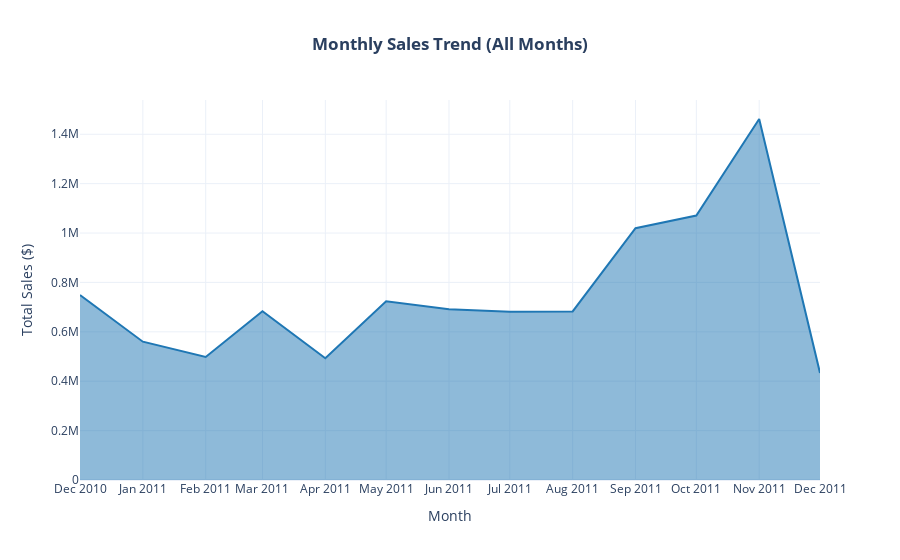

Notebook source saved alongside this figure:
### Code cell
monthly_sales = df.groupby(["Year","Month"])["TotalPrice"].sum()
monthly_sales_df = round(monthly_sales, 2).reset_index()

monthly_sales_df["Date"] = pd.to_datetime(
    monthly_sales_df["Year"].astype(str) + "-" + monthly_sales_df["Month"].astype(str) + "-01"
)
fig = px.area(
    monthly_sales_df,
    x="Date",
    y="TotalPrice",
    title="<b>Monthly Sales Trend (All Months)</b>",
    labels={"TotalPrice": "Total Sales ($)", "Date": "Month"},
    color_discrete_sequence=["#1f77b4"]
)

fig.update_layout(
    title_x=0.5,
    template="plotly_white",
    font=dict(size=12)
)

fig.update_xaxes(
    dtick="M1",         
    tickformat="%b %Y"   
)

fig.show()

### Figure 1 — Plotly figure (JSON) as saved in the notebook; plotly's stock layout.template omitted (floating-point values rounded to 4 significant figures)
{"data": [{"fillpattern": {"shape": ""}, "hovertemplate": "Month=%{x}<br>Total Sales ($)=%{y}<extra></extra>", "legendgroup": "", "line": {"color": "#1f77b4"}, "marker": {"symbol": "circle"}, "mode": "lines", "name": "", "orientation": "v", "showlegend": false, "stackgroup": "1", "type": "scatter", "x": ["2010-12-01T00:00:00.000000000", "2011-01-01T00:00:00.000000000", "2011-02-01T00:00:00.000000000", "2011-03-01T00:00:00.000000000", "2011-04-01T00:00:00.000000000", "2011-05-01T00:00:00.000000000", "2011-06-01T00:00:00.000000000", "2011-07-01T00:00:00.000000000", "2011-08-01T00:00:00.000000000", "2011-09-01T00:00:00.000000000", "2011-10-01T00:00:00.000000000", "2011-11-01T00:00:00.000000000", "2011-12-01T00:00:00.000000000"], "xaxis": "x", "y": [749000.0, 560000.0, 498100.0, 683300.0, 493200.0, 723300.0, 691100.0, 681300.0, 682700.0, 1020000.0, 1071000.0, 1462000.0, 433700.0], "yaxis": "y"}], "layout": {"font": {"size": 12}, "legend": {"tracegroupgap": 0}, "title": {"text": "<b>Monthly Sales Trend (All Months)</b>", "x": 0.5}, "xaxis": {"anchor": "y", "domain": [0, 1], "dtick": "M1", "tickformat": "%b %Y", "title": {"text": "Month"}}, "yaxis": {"anchor": "x", "domain": [0, 1], "title": {"text": "Total Sales ($)"}}}}
